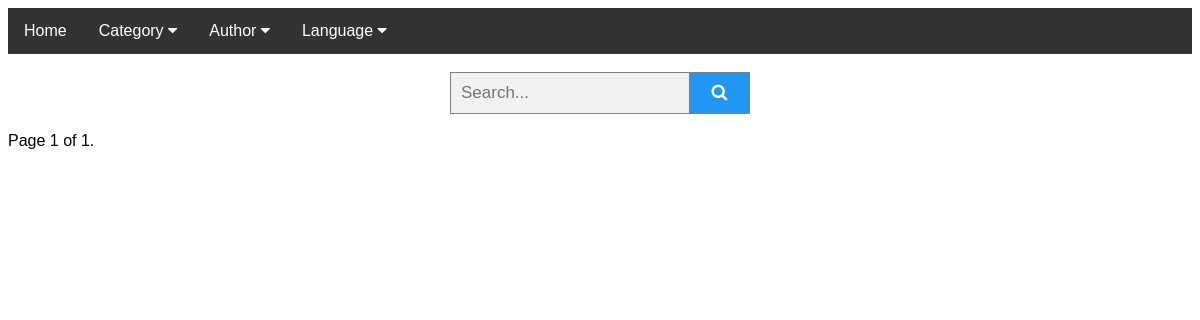
/, run on an earlier commit of the app's database.
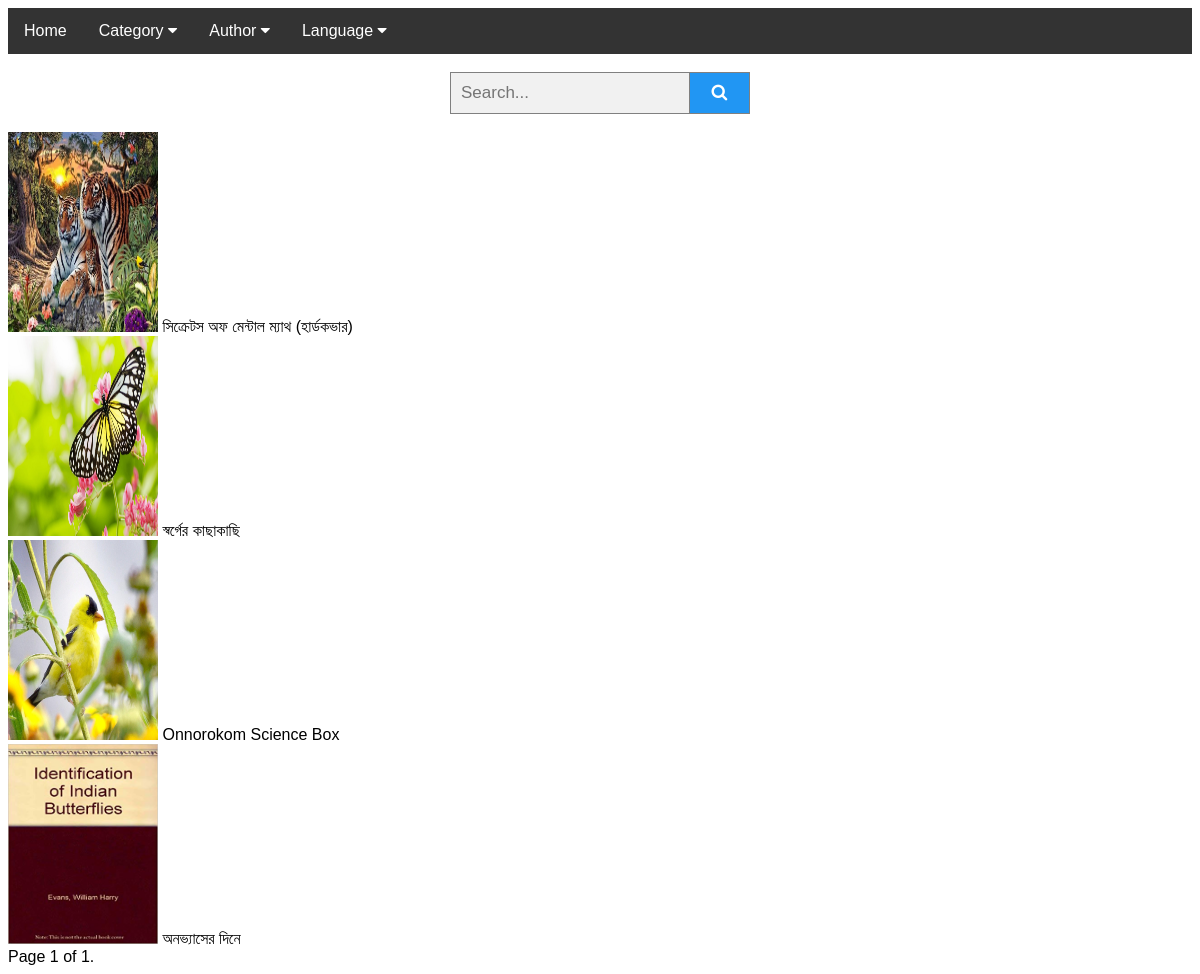
And on a later commit of the database.
### library/models.py (models this page shows, shortened)
class Book(models.Model):
    name_of_the_book = models.CharField(max_length=200)
    edition = models.CharField(max_length=13)
    author = models.ManyToManyField(Author, help_text='Select Author name')
    editor = models.ManyToManyField(Editor, help_text='Select Editor name')
    translator = models.ManyToManyField(Language, related_name='languages', help_text='Select Language')
    publisher = models.CharField(max_length=255)
    place = models.CharField(max_length=190)
    month = models.CharField(max_length=20)
    year = models.IntegerField()
    isbn = models.CharField('ISBN', max_length=13,
                            help_text='13 Character <a href="https://www.isbn-international.org/content/what-isbn">ISBN number</a>',
                            blank=True, null=True)
    currency = models.ForeignKey(Currency, on_delete=models.CASCADE)
    price = models.IntegerField()
    language = models.ForeignKey(Language, on_delete=models.CASCADE)
    category = models.ManyToManyField(Category, help_text='Select category for this book')
    pages = models.IntegerField()
    copy = models.PositiveSmallIntegerField(blank=True, null=True)
    summary = models.TextField(max_length=1000, help_text='Enter a brief description of the book')
    image = models.ImageField(upload_to='book_photos/', blank=True, null=True)
    published = models.DateTimeField(auto_now_add=True)
    slug = models.SlugField()
    publish = models.BooleanField(default=True)
    objects = EntryQuerySet.as_manager()
    class Meta:
        ordering = ["-published"]

### library/views.py (the view)
# urls.py: re_path('^$', BookList.as_view(), name='book_list'),
class BookList(ListView):
    model = Book
    context_object_name = 'book_list'
    template_name = 'books/book_lists.html'
    paginate_by = 12
    extra_context = {
        'category_list': Category.objects.all(),
        'author_list': Author.objects.all(),
        'language_list': Language.objects.all(),
    }
    def get_queryset(self):
        query = self.request.GET.get('q')
        if query:
            object_list = self.model.objects.filter(
                Q(name_of_the_book__icontains=query) |
                Q(author__first_name__icontains=query) |
                Q(category__name__icontains=query)
            )
        else:
            object_list = self.model.objects.all()
        return object_list
    def get_context_data(self, **kwargs):
        context = super().get_context_data(**kwargs)
        context['now'] = timezone.now()
        context.update(self.extra_context)
        return context

### templates/books/book_lists.html (shortened to what this page needs)
{% extends 'books/base.html' %}
{% block content %}
    <section class="blog-area section">
		<div class="container">
			<div class="row">
                {% for object in object_list %}
				<div class="col-lg-4 col-md-6">
					<div class="card h-100">
						<div class="single-post post-style-1">
							<div class="blog-info">
								<a href="{% url 'library:book_details' slug=object.slug %}"><img src="{{ MEDIA_URL }}{{ object.image.url }}" style="width: 150px;height: 200px"></a>
                                    {{ object.name_of_the_book }}
							</div>
						</div>
					</div>
				</div>
                {% endfor %}
			</div>
            <div class="pagination">
                <span class="step-links">
                    <span class="current">
                        Page {{ page_obj.number }} of {{ paginator.num_pages }}.
                    </span>
                </span>
            </div>
		</div>
	</section>
{% endblock %}

### templates/books/base.html (shortened to what this page needs)
<!DOCTYPE html>
<html lang="en">
<head>
    <link rel="stylesheet" href="https://cdnjs.cloudflare.com/ajax/libs/font-awesome/4.7.0/css/font-awesome.min.css">
</head>
<body>
<div class="navbar">
  <a href="{% url 'library:book_list' %}">Home</a>
  <div class="dropdown">
    <button class="dropbtn">Category
      <i class="fa fa-caret-down"></i>
    </button>
  </div>
  <div class="dropdown">
    <button class="dropbtn">Author
      <i class="fa fa-caret-down"></i>
    </button>
  </div>
  <div class="dropdown">
    <button class="dropbtn">Language
      <i class="fa fa-caret-down"></i>
    </button>
  </div>
</div>
<br>
<form class="example" action="{% url 'library:book_list' %}" style="margin:auto;max-width:300px">
  <input type="text" name='q' placeholder="Search...">
  <button type="submit" value='{{ request.GET.q }}'><i class="fa fa-search"></i></button>
</form><br>
{% block content %}
{% endblock %}
</body>
</html>

### templates/books/base.html (style rules this page uses)
body { font-family: Arial; }
* { box-sizing: border-box; }
form.example input[type=text] { padding: 10px; font-size: 17px; border: 1px solid grey; float: left; width: 80%; background: #f1f1f1; }
form.example button { float: left; width: 20%; padding: 10px; background: #2196F3; color: white; font-size: 17px; border: 1px solid grey; border-left: none; cursor: pointer; }
form.example::after { content: ""; clear: both; display: table; }
.navbar { overflow: hidden; background-color: #333; font-family: Arial; }
.navbar a { float: left; font-size: 16px; color: white; text-align: center; padding: 14px 16px; text-decoration: none; }
.dropdown { float: left; overflow: hidden; }
.dropdown .dropbtn { font-size: 16px; border: none; outline: none; color: white; padding: 14px 16px; background-color: inherit; font-family: inherit; margin: 0; }

What changed in the data, as far as the page shows it:
added Book: image (picture), name_of_the_book "সিক্রেটস অফ মেন্টাল ম্যাথ (হার্ডকভার)"
added Book: image (picture), name_of_the_book "স্বর্গের কাছাকাছি"
added Book: image (picture), name_of_the_book "Onnorokom Science Box"
added Book: image (picture), name_of_the_book "অনভ্যাসের দিনে"
